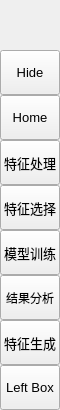
        <widget class="QFrame" name="leftMenuBg">
         <property name="minimumSize">
          <size>
           <width>60</width>
           <height>0</height>
          </size>
         </property>
         <property name="maximumSize">
          <size>
           <width>60</width>
           <height>16777215</height>
          </size>
         </property>
         <property name="frameShape">
          <enum>QFrame::NoFrame</enum>
         </property>
         <property name="frameShadow">
          <enum>QFrame::Raised</enum>
         </property>
         <layout class="QVBoxLayout" name="verticalLayout_3">
          <property name="spacing">
           <number>0</number>
          </property>
          <property name="leftMargin">
           <number>0</number>
          </property>
          <property name="topMargin">
           <number>0</number>
          </property>
          <property name="rightMargin">
           <number>0</number>
          </property>
          <property name="bottomMargin">
           <number>0</number>
          </property>
          <item>
           <widget class="QFrame" name="topLogoInfo">
            <property name="minimumSize">
             <size>
              <width>0</width>
              <height>50</height>
             </size>
            </property>
            <property name="maximumSize">
             <size>
              <width>16777215</width>
              <height>50</height>
             </size>
            </property>
            <property name="frameShape">
             <enum>QFrame::NoFrame</enum>
            </property>
            <property name="frameShadow">
             <enum>QFrame::Raised</enum>
            </property>
            <widget class="QFrame" name="topLogo">
             <property name="geometry">
              <rect>
               <x>10</x>
               <y>5</y>
               <width>42</width>
               <height>42</height>
              </rect>
             </property>
             <property name="minimumSize">
              <size>
               <width>42</width>
               <height>42</height>
              </size>
             </property>
             <property name="maximumSize">
              <size>
               <width>42</width>
               <height>42</height>
              </size>
             </property>
             <property name="styleSheet">
              <string notr="true">background-image: url(:/images/images/images/DataPilot.png);</string>
             </property>
             <property name="frameShape">
              <enum>QFrame::NoFrame</enum>
             </property>
             <property name="frameShadow">
              <enum>QFrame::Raised</enum>
             </property>
            </widget>
            <widget class="QLabel" name="titleLeftApp">
             <property name="geometry">
              <rect>
               <x>70</x>
               <y>8</y>
               <width>160</width>
               <height>20</height>
              </rect>
             </property>
             <property name="font">
              <font>
               <family>Segoe UI Semibold</family>
               <pointsize>12</pointsize>
               <italic>false</italic>
               <kerning>true</kerning>
               <fontweight></fontweight>
              </font>
             </property>
             <property name="text">
              <string>DataPilot</string>
             </property>
             <property name="alignment">
              <set>Qt::AlignLeading|Qt::AlignLeft|Qt::AlignTop</set>
             </property>
            </widget>
            <widget class="QLabel" name="titleLeftDescription">
             <property name="geometry">
              <rect>
               <x>70</x>
               <y>27</y>
               <width>160</width>
               <height>16</height>
              </rect>
             </property>
             <property name="maximumSize">
              <size>
               <width>16777215</width>
               <height>16</height>
              </size>
             </property>
             <property name="font">
              <font>
               <family>Segoe UI</family>
               <pointsize>8</pointsize>
               <italic>false</italic>
               <bold>false</bold>
              </font>
             </property>
             <property name="text">
              <string>ML GUI / Data Deep Explore</string>
             </property>
             <property name="alignment">
              <set>Qt::AlignLeading|Qt::AlignLeft|Qt::AlignTop</set>
             </property>
            </widget>
           </widget>
          </item>
          <item>
           <widget class="QFrame" name="leftMenuFrame">
            <property name="frameShape">
             <enum>QFrame::NoFrame</enum>
            </property>
            <property name="frameShadow">
             <enum>QFrame::Raised</enum>
            </property>
            <layout class="QVBoxLayout" name="verticalMenuLayout">
             <property name="spacing">
              <number>0</number>
             </property>
             <property name="leftMargin">
              <number>0</number>
             </property>
             <property name="topMargin">
              <number>0</number>
             </property>
             <property name="rightMargin">
              <number>0</number>
             </property>
             <property name="bottomMargin">
              <number>0</number>
             </property>
             <item>
              <widget class="QFrame" name="toggleBox">
               <property name="maximumSize">
                <size>
                 <width>16777215</width>
                 <height>45</height>
                </size>
               </property>
               <property name="frameShape">
                <enum>QFrame::NoFrame</enum>
               </property>
               <property name="frameShadow">
                <enum>QFrame::Raised</enum>
               </property>
               <layout class="QVBoxLayout" name="verticalLayout_4">
                <property name="spacing">
                 <number>0</number>
                </property>
                <property name="leftMargin">
                 <number>0</number>
                </property>
                <property name="topMargin">
                 <number>0</number>
                </property>
                <property name="rightMargin">
                 <number>0</number>
                </property>
                <property name="bottomMargin">
                 <number>0</number>
                </property>
                <item>
                 <widget class="QPushButton" name="toggleButton">
                  <property name="sizePolicy">
                   <sizepolicy hsizetype="Expanding" vsizetype="Fixed">
                    <horstretch>0</horstretch>
                    <verstretch>0</verstretch>
                   </sizepolicy>
                  </property>
                  <property name="minimumSize">
                   <size>
                    <width>0</width>
                    <height>45</height>
                   </size>
                  </property>
                  <property name="font">
                   <font>
                    <family>Segoe UI</family>
                    <pointsize>10</pointsize>
                    <italic>false</italic>
                    <bold>false</bold>
                   </font>
                  </property>
                  <property name="cursor">
                   <cursorShape>PointingHandCursor</cursorShape>
                  </property>
                  <property name="layoutDirection">
                   <enum>Qt::LeftToRight</enum>
                  </property>
                  <property name="styleSheet">
                   <string notr="true">background-image: url(:/icons/images/icons/icon_menu.png);</string>
                  </property>
                  <property name="text">
                   <string>Hide</string>
                  </property>
                 </widget>
                </item>
               </layout>
              </widget>
             </item>
             <item alignment="Qt::AlignTop">
              <widget class="QFrame" name="topMenu">
               <property name="frameShape">
                <enum>QFrame::NoFrame</enum>
               </property>
               <property name="frameShadow">
                <enum>QFrame::Raised</enum>
               </property>
               <layout class="QVBoxLayout" name="verticalLayout_8">
                <property name="spacing">
                 <number>0</number>
                </property>
                <property name="leftMargin">
                 <number>0</number>
                </property>
                <property name="topMargin">
                 <number>0</number>
                </property>
                <property name="rightMargin">
                 <number>0</number>
                </property>
                <property name="bottomMargin">
                 <number>0</number>
                </property>
                <item>
                 <widget class="QPushButton" name="btn_home">
                  <property name="sizePolicy">
                   <sizepolicy hsizetype="Expanding" vsizetype="Fixed">
                    <horstretch>0</horstretch>
                    <verstretch>0</verstretch>
                   </sizepolicy>
                  </property>
                  <property name="minimumSize">
                   <size>
                    <width>0</width>
                    <height>45</height>
                   </size>
                  </property>
                  <property name="font">
                   <font>
                    <family>Segoe UI</family>
                    <pointsize>10</pointsize>
                    <italic>false</italic>
                    <bold>false</bold>
                   </font>
                  </property>
                  <property name="cursor">
                   <cursorShape>PointingHandCursor</cursorShape>
                  </property>
                  <property name="layoutDirection">
                   <enum>Qt::LeftToRight</enum>
                  </property>
                  <property name="styleSheet">
                   <string notr="true">background-image: url(:/icons/images/icons/cil-home.png);</string>
                  </property>
                  <property name="text">
                   <string>Home</string>
                  </property>
                 </widget>
                </item>
                <item>
                 <widget class="QPushButton" name="btn_FeatureProcessing">
                  <property name="sizePolicy">
                   <sizepolicy hsizetype="Expanding" vsizetype="Fixed">
                    <horstretch>0</horstretch>
                    <verstretch>0</verstretch>
                   </sizepolicy>
                  </property>
                  <property name="minimumSize">
                   <size>
                    <width>0</width>
                    <height>45</height>
                   </size>
                  </property>
                  <property name="font">
                   <font>
                    <family>Segoe UI</family>
                    <pointsize>10</pointsize>
                    <italic>false</italic>
                    <bold>false</bold>
                   </font>
                  </property>
                  <property name="cursor">
                   <cursorShape>PointingHandCursor</cursorShape>
                  </property>
                  <property name="layoutDirection">
                   <enum>Qt::LeftToRight</enum>
                  </property>
                  <property name="styleSheet">
                   <string notr="true">background-image: url(:/icons/images/icons/cil-layers.png);</string>
                  </property>
                  <property name="text">
                   <string>特征处理</string>
                  </property>
                 </widget>
                </item>
                <item>
                 <widget class="QPushButton" name="btn_FeatureSelection">
                  <property name="sizePolicy">
                   <sizepolicy hsizetype="Expanding" vsizetype="Fixed">
                    <horstretch>0</horstretch>
                    <verstretch>0</verstretch>
                   </sizepolicy>
                  </property>
                  <property name="minimumSize">
                   <size>
                    <width>0</width>
                    <height>45</height>
                   </size>
                  </property>
                  <property name="font">
                   <font>
                    <family>Segoe UI</family>
                    <pointsize>10</pointsize>
                    <italic>false</italic>
                    <bold>false</bold>
                   </font>
                  </property>
                  <property name="cursor">
                   <cursorShape>PointingHandCursor</cursorShape>
                  </property>
                  <property name="layoutDirection">
                   <enum>Qt::LeftToRight</enum>
                  </property>
                  <property name="styleSheet">
                   <string notr="true">background-image: url(:/icons/images/icons/cil-feature-selection1.png);</string>
                  </property>
                  <property name="text">
                   <string>特征选择</string>
                  </property>
                 </widget>
                </item>
                <item>
                 <widget class="QPushButton" name="btn_ModelTraining">
                  <property name="sizePolicy">
                   <sizepolicy hsizetype="Expanding" vsizetype="Fixed">
                    <horstretch>0</horstretch>
                    <verstretch>0</verstretch>
                   </sizepolicy>
                  </property>
                  <property name="minimumSize">
                   <size>
                    <width>0</width>
                    <height>45</height>
                   </size>
                  </property>
                  <property name="font">
                   <font>
                    <family>Segoe UI</family>
                    <pointsize>10</pointsize>
                    <italic>false</italic>
                    <bold>false</bold>
                   </font>
                  </property>
                  <property name="cursor">
                   <cursorShape>PointingHandCursor</cursorShape>
                  </property>
                  <property name="layoutDirection">
                   <enum>Qt::LeftToRight</enum>
                  </property>
                  <property name="styleSheet">
                   <string notr="true">background-image: url(:/icons/images/icons/cil-model.png);</string>
                  </property>
                  <property name="text">
                   <string>模型训练</string>
                  </property>
                 </widget>
                </item>
                <item>
                 <widget class="QPushButton" name="btn_ResultAnalysis">
                  <property name="minimumSize">
                   <size>
                    <width>0</width>
                    <height>45</height>
                   </size>
                  </property>
                  <property name="styleSheet">
                   <string notr="true">background-image: url(:/icons/images/icons/cil-result-analysis1.png);</string>
                  </property>
                  <property name="text">
                   <string>结果分析</string>
                  </property>
                 </widget>
                </item>
                <item>
                 <widget class="QPushButton" name="btn_FeatureGeneration">
                  <property name="sizePolicy">
                   <sizepolicy hsizetype="Expanding" vsizetype="Fixed">
                    <horstretch>0</horstretch>
                    <verstretch>0</verstretch>
                   </sizepolicy>
                  </property>
                  <property name="minimumSize">
                   <size>
                    <width>0</width>
                    <height>45</height>
                   </size>
                  </property>
                  <property name="font">
                   <font>
                    <family>Segoe UI</family>
                    <pointsize>10</pointsize>
                    <italic>false</italic>
                    <bold>false</bold>
                   </font>
                  </property>
                  <property name="cursor">
                   <cursorShape>PointingHandCursor</cursorShape>
                  </property>
                  <property name="layoutDirection">
                   <enum>Qt::LeftToRight</enum>
                  </property>
                  <property name="styleSheet">
                   <string notr="true">background-image: url(:/icons/images/icons/cil-equalizer.png);</string>
                  </property>
                  <property name="text">
                   <string>特征生成</string>
                  </property>
                 </widget>
                </item>
               </layout>
              </widget>
             </item>
             <item alignment="Qt::AlignBottom">
              <widget class="QFrame" name="bottomMenu">
               <property name="frameShape">
                <enum>QFrame::NoFrame</enum>
               </property>
               <property name="frameShadow">
                <enum>QFrame::Raised</enum>
               </property>
               <layout class="QVBoxLayout" name="verticalLayout_9">
                <property name="spacing">
                 <number>0</number>
                </property>
                <property name="leftMargin">
                 <number>0</number>
                </property>
                <property name="topMargin">
                 <number>0</number>
                </property>
                <property name="rightMargin">
                 <number>0</number>
                </property>
                <property name="bottomMargin">
                 <number>0</number>
                </property>
                <item>
                 <widget class="QPushButton" name="toggleLeftBox">
                  <property name="sizePolicy">
                   <sizepolicy hsizetype="Expanding" vsizetype="Fixed">
                    <horstretch>0</horstretch>
                    <verstretch>0</verstretch>
                   </sizepolicy>
                  </property>
                  <property name="minimumSize">
                   <size>
                    <width>0</width>
                    <height>45</height>
                   </size>
                  </property>
                  <property name="font">
                   <font>
                    <family>Segoe UI</family>
                    <pointsize>10</pointsize>
                    <italic>false</italic>
                    <bold>false</bold>
                   </font>
                  </property>
                  <property name="cursor">
                   <cursorShape>PointingHandCursor</cursorShape>
                  </property>
                  <property name="layoutDirection">
                   <enum>Qt::LeftToRight</enum>
                  </property>
                  <property name="styleSheet">
                   <string notr="true">background-image: url(:/icons/images/icons/icon_settings.png);</string>
                  </property>
                  <property name="text">
                   <string>Left Box</string>
                  </property>
                 </widget>
                </item>
               </layout>
              </widget>
             </item>
            </layout>
           </widget>
          </item>
         </layout>
        </widget>
